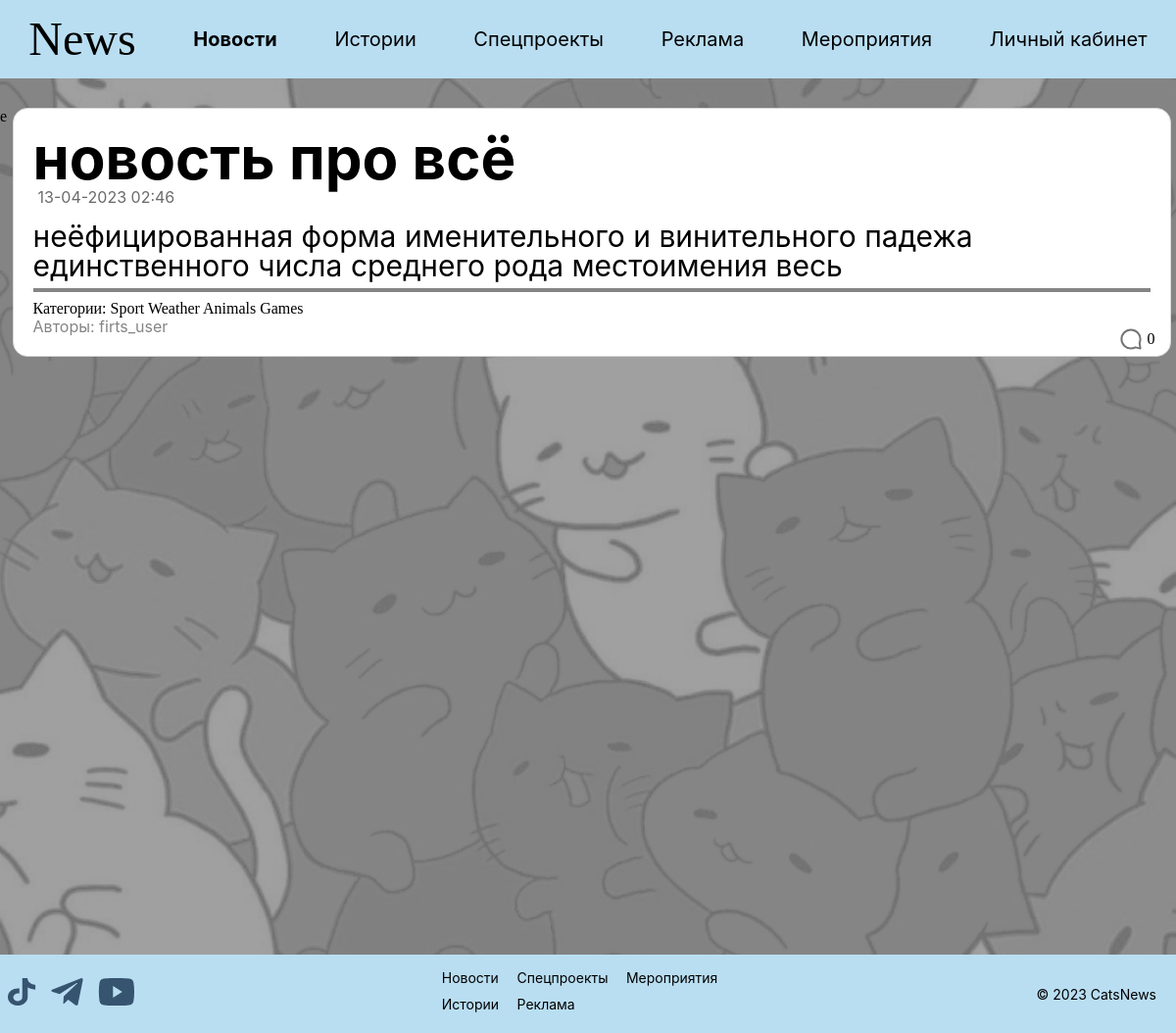
The page /news/21 (signed in) on the database its author committed.
### news/models.py (models this page shows, shortened)
class Post(models.Model):
    artickle = 'ar'
    news = 'nw'
    TYPES = [
        (artickle, 'статья'),
        (news, 'новость')
    ]
    author = models.ForeignKey(Author, on_delete=models.CASCADE, default=artickle)
    type = models.CharField(max_length=2, choices=TYPES, default=artickle)
    pub_date = models.DateTimeField(auto_now_add=True)
    category = models.ManyToManyField(Category, through='PostCategory')
    title = models.CharField(max_length=250)
    content = models.TextField()
    rating = models.IntegerField(default=0)

class Category(models.Model):
    category = models.CharField(max_length=128, unique=True)
    subscribers = models.ManyToManyField(User, blank=True)

class Author(models.Model):
    user = models.OneToOneField(User, on_delete=models.CASCADE)
    rating = models.IntegerField(default=0)

### news/views.py (the view)
# urls.py: path('news/<int:pk>', PostDetail.as_view(), name='post_detail'),
class PostDetail(LoginRequiredMixin, DetailView):
    model = Post
    template_name = 'post.html'
    context_object_name = 'post'

### templates/post.html (shortened to what this page needs)
{% extends 'default.html' %}
{% load static %}
{% block style %}<link type="text/css" href="{% static 'css/detail.css' %}" rel="stylesheet" />{% endblock style %}
{% block content %}e
<div class="post">
    <div class="post_title">{{post.title}}</div>
    <div class="post_pubdate">{{post.pub_date|date:'d-m-Y H:i'}}</div>
    <div class="post_content">{{post.content}}</div>
    <hr style="border: 2px solid #858585">
    <div class="post_category">
        <span>Категории:</span>
        {% for category in post.category.all %}
        {{ category.category }}
        {% endfor %}
    </div>
    <div class="post_author">Авторы: {{post.author.user}}</div>
    <div class="posts_rating">
        <div class="rating_amount">{{post.rating}} </div>
    </div>
</div>
{% endblock content %}

### static/css/styles.css (style rules this page uses)
body { margin: 0; padding: 0; }

### static/css/detail.css (style rules this page uses)
.post { position: relative; width: 95%; height: 90%; background: #FFFFFF; border: 1px solid #D9D7D7; border-radius: 15px; padding: 20px; margin: 0 auto; }
.post_title { font-family: 'Inter'; font-style: normal; font-weight: 700; font-size: 60px; line-height: 60px; }
.post_pubdate { font-family: 'Inter'; font-style: normal; font-weight: 400; font-size: 16px; line-height: 20px; color: #6B6B6B; padding-left: 5px; margin-bottom: 15px; }
.post_content { font-family: 'Inter'; font-style: normal; font-weight: 400; font-size: 30px; line-height: 30px; }
.post_author { font-family: 'Inter'; font-style: normal; font-weight: 400; font-size: 16px; line-height: 19px; color: #858585; }
.posts_rating { position: absolute; right: 15px; bottom: 5px; display: flex; align-items: center; }
.rating_amount { margin-left: 5px; }

### rows shown on the page
Post: title "новость про всё", pub_date "13-04-2023 02:46", content "неёфицированная форма именительного и винительного падежа единственного числа среднего рода местоимения весь", author.user "firts_user", rating "0"
Category: category "Sport"
Category: category "Weather"
Category: category "Animals"
Category: category "Games"
